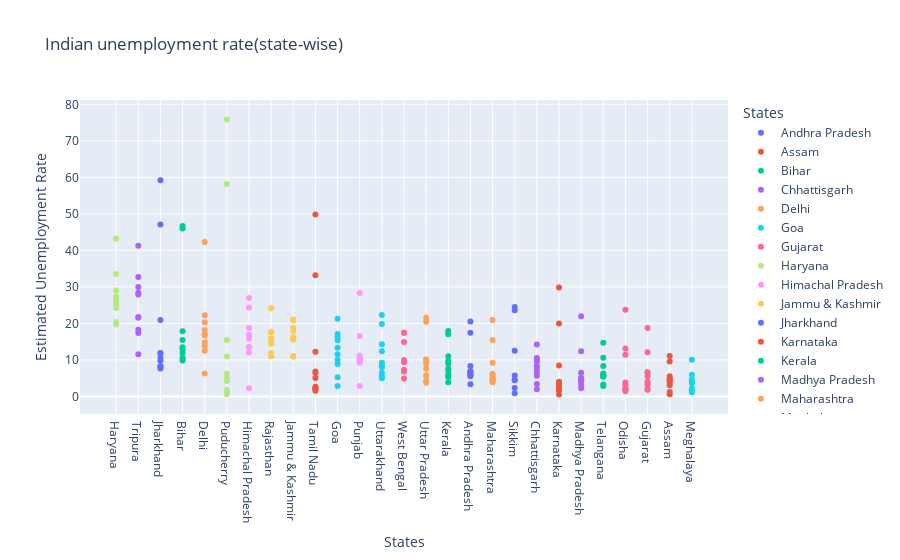

Notebook code for this chart:
### Code cell
fg=px.scatter(dk,x='States',y='Estimated Unemployment Rate',title='Indian unemployment rate(state-wise)',template='plotly',color='States')
fg.update_layout(xaxis={'categoryorder':'total descending'})
fg.show()

### Figure 1 — Plotly figure (JSON) as saved in the notebook; plotly's stock layout.template omitted (floating-point values rounded to 4 significant figures)
{"data": [{"hovertemplate": "States=%{x}<br>Estimated Unemployment Rate=%{y}<extra></extra>", "legendgroup": "Andhra Pradesh", "marker": {"color": "#636efa", "symbol": "circle"}, "mode": "markers", "name": "Andhra Pradesh", "orientation": "v", "showlegend": true, "type": "scatter", "x": ["Andhra Pradesh", "Andhra Pradesh", "Andhra Pradesh", "Andhra Pradesh", "Andhra Pradesh", "Andhra Pradesh", "Andhra Pradesh", "Andhra Pradesh", "Andhra Pradesh", "Andhra Pradesh"], "xaxis": "x", "y": [5.48, 5.83, 5.79, 20.51, 17.43, 3.31, 8.34, 6.96, 6.4, 6.59], "yaxis": "y"}, {"hovertemplate": "States=%{x}<br>Estimated Unemployment Rate=%{y}<extra></extra>", "legendgroup": "Assam", "marker": {"color": "#EF553B", "symbol": "circle"}, "mode": "markers", "name": "Assam", "orientation": "v", "showlegend": true, "type": "scatter", "x": ["Assam", "Assam", "Assam", "Assam", "Assam", "Assam", "Assam", "Assam", "Assam", "Assam"], "xaxis": "x", "y": [4.66, 4.41, 4.77, 11.06, 9.55, 0.6, 3.77, 5.53, 1.19, 3.02], "yaxis": "y"}, {"hovertemplate": "States=%{x}<br>Estimated Unemployment Rate=%{y}<extra></extra>", "legendgroup": "Bihar", "marker": {"color": "#00cc96", "symbol": "circle"}, "mode": "markers", "name": "Bihar", "orientation": "v", "showlegend": true, "type": "scatter", "x": ["Bihar", "Bihar", "Bihar", "Bihar", "Bihar", "Bihar", "Bihar", "Bihar", "Bihar", "Bihar"], "xaxis": "x", "y": [10.61, 10.29, 15.43, 46.64, 45.96, 17.82, 12.79, 13.44, 11.91, 9.82], "yaxis": "y"}, {"hovertemplate": "States=%{x}<br>Estimated Unemployment Rate=%{y}<extra></extra>", "legendgroup": "Chhattisgarh", "marker": {"color": "#ab63fa", "symbol": "circle"}, "mode": "markers", "name": "Chhattisgarh", "orientation": "v", "showlegend": true, "type": "scatter", "x": ["Chhattisgarh", "Chhattisgarh", "Chhattisgarh", "Chhattisgarh", "Chhattisgarh", "Chhattisgarh", "Chhattisgarh", "Chhattisgarh", "Chhattisgarh", "Chhattisgarh"], "xaxis": "x", "y": [9.65, 8.38, 7.54, 3.41, 10.5, 14.23, 10.27, 5.63, 1.96, 6.62], "yaxis": "y"}, {"hovertemplate": "States=%{x}<br>Estimated Unemployment Rate=%{y}<extra></extra>", "legendgroup": "Delhi", "marker": {"color": "#FFA15A", "symbol": "circle"}, "mode": "markers", "name": "Delhi", "orientation": "v", "showlegend": true, "type": "scatter", "x": ["Delhi", "Delhi", "Delhi", "Delhi", "Delhi", "Delhi", "Delhi", "Delhi", "Delhi", "Delhi"], "xaxis": "x", "y": [22.23, 14.84, 17.04, 16.68, 42.27, 18.19, 20.3, 13.79, 12.53, 6.27], "yaxis": "y"}, {"hovertemplate": "States=%{x}<br>Estimated Unemployment Rate=%{y}<extra></extra>", "legendgroup": "Goa", "marker": {"color": "#19d3f3", "symbol": "circle"}, "mode": "markers", "name": "Goa", "orientation": "v", "showlegend": true, "type": "scatter", "x": ["Goa", "Goa", "Goa", "Goa", "Goa", "Goa", "Goa", "Goa", "Goa", "Goa"], "xaxis": "x", "y": [8.89, 2.81, 5.25, 13.31, 21.25, 9.96, 17.07, 16.21, 15.38, 11.54], "yaxis": "y"}, {"hovertemplate": "States=%{x}<br>Estimated Unemployment Rate=%{y}<extra></extra>", "legendgroup": "Gujarat", "marker": {"color": "#FF6692", "symbol": "circle"}, "mode": "markers", "name": "Gujarat", "orientation": "v", "showlegend": true, "type": "scatter", "x": ["Gujarat", "Gujarat", "Gujarat", "Gujarat", "Gujarat", "Gujarat", "Gujarat", "Gujarat", "Gujarat", "Gujarat"], "xaxis": "x", "y": [5.54, 6.38, 6.66, 18.71, 12.11, 3.2, 1.84, 1.87, 3.42, 4.03], "yaxis": "y"}, {"hovertemplate": "States=%{x}<br>Estimated Unemployment Rate=%{y}<extra></extra>", "legendgroup": "Haryana", "marker": {"color": "#B6E880", "symbol": "circle"}, "mode": "markers", "name": "Haryana", "orientation": "v", "showlegend": true, "type": "scatter", "x": ["Haryana", "Haryana", "Haryana", "Haryana", "Haryana", "Haryana", "Haryana", "Haryana", "Haryana", "Haryana"], "xaxis": "x", "y": [20.34, 25.77, 25.05, 43.22, 29.02, 26.7, 24.18, 33.5, 19.68, 27.31], "yaxis": "y"}, {"hovertemplate": "States=%{x}<br>Estimated Unemployment Rate=%{y}<extra></extra>", "legendgroup": "Himachal Pradesh", "marker": {"color": "#FF97FF", "symbol": "circle"}, "mode": "markers", "name": "Himachal Pradesh", "orientation": "v", "showlegend": true, "type": "scatter", "x": ["Himachal Pradesh", "Himachal Pradesh", "Himachal Pradesh", "Himachal Pradesh", "Himachal Pradesh", "Himachal Pradesh", "Himachal Pradesh", "Himachal Pradesh", "Himachal Pradesh", "Himachal Pradesh"], "xaxis": "x", "y": [16.83, 16.84, 18.76, 2.2, 26.95, 13.47, 24.31, 15.79, 12.04, 13.46], "yaxis": "y"}, {"hovertemplate": "States=%{x}<br>Estimated Unemployment Rate=%{y}<extra></extra>", "legendgroup": "Jammu & Kashmir", "marker": {"color": "#FECB52", "symbol": "circle"}, "mode": "markers", "name": "Jammu & Kashmir", "orientation": "v", "showlegend": true, "type": "scatter", "x": ["Jammu & Kashmir", "Jammu & Kashmir", "Jammu & Kashmir", "Jammu & Kashmir", "Jammu & Kashmir", "Jammu & Kashmir", "Jammu & Kashmir", "Jammu & Kashmir", "Jammu & Kashmir"], "xaxis": "x", "y": [21.08, 20.78, 15.5, 18.74, 17.92, 10.88, 11.09, 16.17, 16.14], "yaxis": "y"}, {"hovertemplate": "States=%{x}<br>Estimated Unemployment Rate=%{y}<extra></extra>", "legendgroup": "Jharkhand", "marker": {"color": "#636efa", "symbol": "circle"}, "mode": "markers", "name": "Jharkhand", "orientation": "v", "showlegend": true, "type": "scatter", "x": ["Jharkhand", "Jharkhand", "Jharkhand", "Jharkhand", "Jharkhand", "Jharkhand", "Jharkhand", "Jharkhand", "Jharkhand", "Jharkhand"], "xaxis": "x", "y": [10.61, 11.85, 8.23, 47.09, 59.23, 20.95, 7.63, 9.76, 8.24, 11.8], "yaxis": "y"}, {"hovertemplate": "States=%{x}<br>Estimated Unemployment Rate=%{y}<extra></extra>", "legendgroup": "Karnataka", "marker": {"color": "#EF553B", "symbol": "circle"}, "mode": "markers", "name": "Karnataka", "orientation": "v", "showlegend": true, "type": "scatter", "x": ["Karnataka", "Karnataka", "Karnataka", "Karnataka", "Karnataka", "Karnataka", "Karnataka", "Karnataka", "Karnataka", "Karnataka"], "xaxis": "x", "y": [2.86, 3.61, 3.46, 29.84, 19.97, 8.44, 4.01, 0.5, 2.41, 1.58], "yaxis": "y"}, {"hovertemplate": "States=%{x}<br>Estimated Unemployment Rate=%{y}<extra></extra>", "legendgroup": "Kerala", "marker": {"color": "#00cc96", "symbol": "circle"}, "mode": "markers", "name": "Kerala", "orientation": "v", "showlegend": true, "type": "scatter", "x": ["Kerala", "Kerala", "Kerala", "Kerala", "Kerala", "Kerala", "Kerala", "Kerala", "Kerala", "Kerala"], "xaxis": "x", "y": [5.31, 7.6, 8.99, 16.99, 17.88, 9.71, 7.09, 10.98, 5.91, 3.88], "yaxis": "y"}, {"hovertemplate": "States=%{x}<br>Estimated Unemployment Rate=%{y}<extra></extra>", "legendgroup": "Madhya Pradesh", "marker": {"color": "#ab63fa", "symbol": "circle"}, "mode": "markers", "name": "Madhya Pradesh", "orientation": "v", "showlegend": true, "type": "scatter", "x": ["Madhya Pradesh", "Madhya Pradesh", "Madhya Pradesh", "Madhya Pradesh", "Madhya Pradesh", "Madhya Pradesh", "Madhya Pradesh", "Madhya Pradesh", "Madhya Pradesh", "Madhya Pradesh"], "xaxis": "x", "y": [4.11, 4.57, 2.22, 12.36, 21.98, 6.48, 5.08, 4.7, 3.91, 3.13], "yaxis": "y"}, {"hovertemplate": "States=%{x}<br>Estimated Unemployment Rate=%{y}<extra></extra>", "legendgroup": "Maharashtra", "marker": {"color": "#FFA15A", "symbol": "circle"}, "mode": "markers", "name": "Maharashtra", "orientation": "v", "showlegend": true, "type": "scatter", "x": ["Maharashtra", "Maharashtra", "Maharashtra", "Maharashtra", "Maharashtra", "Maharashtra", "Maharashtra", "Maharashtra", "Maharashtra", "Maharashtra"], "xaxis": "x", "y": [4.95, 4.69, 5.79, 20.9, 15.46, 9.23, 3.89, 6.23, 4.55, 4.1], "yaxis": "y"}, {"hovertemplate": "States=%{x}<br>Estimated Unemployment Rate=%{y}<extra></extra>", "legendgroup": "Meghalaya", "marker": {"color": "#19d3f3", "symbol": "circle"}, "mode": "markers", "name": "Meghalaya", "orientation": "v", "showlegend": true, "type": "scatter", "x": ["Meghalaya", "Meghalaya", "Meghalaya", "Meghalaya", "Meghalaya", "Meghalaya", "Meghalaya", "Meghalaya", "Meghalaya", "Meghalaya"], "xaxis": "x", "y": [1.66, 3.59, 1.58, 10.03, 5.92, 1.15, 2.1, 3.74, 4.29, 4.6], "yaxis": "y"}, {"hovertemplate": "States=%{x}<br>Estimated Unemployment Rate=%{y}<extra></extra>", "legendgroup": "Odisha", "marker": {"color": "#FF6692", "symbol": "circle"}, "mode": "markers", "name": "Odisha", "orientation": "v", "showlegend": true, "type": "scatter", "x": ["Odisha", "Odisha", "Odisha", "Odisha", "Odisha", "Odisha", "Odisha", "Odisha", "Odisha", "Odisha"], "xaxis": "x", "y": [1.9, 3.12, 13.08, 23.76, 11.41, 3.77, 1.88, 1.42, 2.1, 2.18], "yaxis": "y"}, {"hovertemplate": "States=%{x}<br>Estimated Unemployment Rate=%{y}<extra></extra>", "legendgroup": "Puducherry", "marker": {"color": "#B6E880", "symbol": "circle"}, "mode": "markers", "name": "Puducherry", "orientation": "v", "showlegend": true, "type": "scatter", "x": ["Puducherry", "Puducherry", "Puducherry", "Puducherry", "Puducherry", "Puducherry", "Puducherry", "Puducherry", "Puducherry", "Puducherry"], "xaxis": "x", "y": [0.58, 1.76, 1.2, 75.85, 58.19, 4.24, 15.47, 5.05, 10.9, 6.18], "yaxis": "y"}, {"hovertemplate": "States=%{x}<br>Estimated Unemployment Rate=%{y}<extra></extra>", "legendgroup": "Punjab", "marker": {"color": "#FF97FF", "symbol": "circle"}, "mode": "markers", "name": "Punjab", "orientation": "v", "showlegend": true, "type": "scatter", "x": ["Punjab", "Punjab", "Punjab", "Punjab", "Punjab", "Punjab", "Punjab", "Punjab", "Punjab", "Punjab"], "xaxis": "x", "y": [11.11, 10.97, 10.32, 2.86, 28.33, 16.55, 9.19, 10.99, 9.61, 9.88], "yaxis": "y"}, {"hovertemplate": "States=%{x}<br>Estimated Unemployment Rate=%{y}<extra></extra>", "legendgroup": "Rajasthan", "marker": {"color": "#FECB52", "symbol": "circle"}, "mode": "markers", "name": "Rajasthan", "orientation": "v", "showlegend": true, "type": "scatter", "x": ["Rajasthan", "Rajasthan", "Rajasthan", "Rajasthan", "Rajasthan", "Rajasthan", "Rajasthan", "Rajasthan", "Rajasthan", "Rajasthan"], "xaxis": "x", "y": [10.97, 15.16, 11.9, 17.7, 15.74, 14.39, 15.81, 17.51, 15.35, 24.15], "yaxis": "y"}, {"hovertemplate": "States=%{x}<br>Estimated Unemployment Rate=%{y}<extra></extra>", "legendgroup": "Sikkim", "marker": {"color": "#636efa", "symbol": "circle"}, "mode": "markers", "name": "Sikkim", "orientation": "v", "showlegend": true, "type": "scatter", "x": ["Sikkim", "Sikkim", "Sikkim", "Sikkim", "Sikkim", "Sikkim", "Sikkim", "Sikkim"], "xaxis": "x", "y": [23.57, 2.28, 24.51, 4.46, 4.45, 12.49, 5.7, 0.88], "yaxis": "y"}, {"hovertemplate": "States=%{x}<br>Estimated Unemployment Rate=%{y}<extra></extra>", "legendgroup": "Tamil Nadu", "marker": {"color": "#EF553B", "symbol": "circle"}, "mode": "markers", "name": "Tamil Nadu", "orientation": "v", "showlegend": true, "type": "scatter", "x": ["Tamil Nadu", "Tamil Nadu", "Tamil Nadu", "Tamil Nadu", "Tamil Nadu", "Tamil Nadu", "Tamil Nadu", "Tamil Nadu", "Tamil Nadu", "Tamil Nadu"], "xaxis": "x", "y": [1.57, 2.09, 6.4, 49.83, 33.16, 12.2, 6.81, 2.65, 5, 2.16], "yaxis": "y"}, {"hovertemplate": "States=%{x}<br>Estimated Unemployment Rate=%{y}<extra></extra>", "legendgroup": "Telangana", "marker": {"color": "#00cc96", "symbol": "circle"}, "mode": "markers", "name": "Telangana", "orientation": "v", "showlegend": true, "type": "scatter", "x": ["Telangana", "Telangana", "Telangana", "Telangana", "Telangana", "Telangana", "Telangana", "Telangana", "Telangana", "Telangana"], "xaxis": "x", "y": [5.49, 8.29, 5.77, 6.25, 14.7, 10.55, 5.36, 5.79, 3.27, 2.86], "yaxis": "y"}, {"hovertemplate": "States=%{x}<br>Estimated Unemployment Rate=%{y}<extra></extra>", "legendgroup": "Tripura", "marker": {"color": "#ab63fa", "symbol": "circle"}, "mode": "markers", "name": "Tripura", "orientation": "v", "showlegend": true, "type": "scatter", "x": ["Tripura", "Tripura", "Tripura", "Tripura", "Tripura", "Tripura", "Tripura", "Tripura", "Tripura", "Tripura"], "xaxis": "x", "y": [32.67, 28.4, 29.95, 41.23, 21.51, 21.71, 18.24, 27.92, 17.35, 11.57], "yaxis": "y"}, {"hovertemplate": "States=%{x}<br>Estimated Unemployment Rate=%{y}<extra></extra>", "legendgroup": "Uttar Pradesh", "marker": {"color": "#FFA15A", "symbol": "circle"}, "mode": "markers", "name": "Uttar Pradesh", "orientation": "v", "showlegend": true, "type": "scatter", "x": ["Uttar Pradesh", "Uttar Pradesh", "Uttar Pradesh", "Uttar Pradesh", "Uttar Pradesh", "Uttar Pradesh", "Uttar Pradesh", "Uttar Pradesh", "Uttar Pradesh", "Uttar Pradesh"], "xaxis": "x", "y": [7.58, 8.98, 10.11, 21.54, 20.41, 9.47, 5.56, 5.79, 4.18, 3.75], "yaxis": "y"}, {"hovertemplate": "States=%{x}<br>Estimated Unemployment Rate=%{y}<extra></extra>", "legendgroup": "Uttarakhand", "marker": {"color": "#19d3f3", "symbol": "circle"}, "mode": "markers", "name": "Uttarakhand", "orientation": "v", "showlegend": true, "type": "scatter", "x": ["Uttarakhand", "Uttarakhand", "Uttarakhand", "Uttarakhand", "Uttarakhand", "Uttarakhand", "Uttarakhand", "Uttarakhand", "Uttarakhand", "Uttarakhand"], "xaxis": "x", "y": [5.49, 4.99, 19.85, 6.48, 8.01, 8.61, 12.38, 14.26, 22.26, 9.23], "yaxis": "y"}, {"hovertemplate": "States=%{x}<br>Estimated Unemployment Rate=%{y}<extra></extra>", "legendgroup": "West Bengal", "marker": {"color": "#FF6692", "symbol": "circle"}, "mode": "markers", "name": "West Bengal", "orientation": "v", "showlegend": true, "type": "scatter", "x": ["West Bengal", "West Bengal", "West Bengal", "West Bengal", "West Bengal", "West Bengal", "West Bengal", "West Bengal", "West Bengal", "West Bengal"], "xaxis": "x", "y": [6.94, 4.92, 6.92, 17.41, 17.41, 7.29, 6.83, 14.87, 9.35, 9.98], "yaxis": "y"}], "layout": {"legend": {"title": {"text": "States"}, "tracegroupgap": 0}, "title": {"text": "Indian unemployment rate(state-wise)"}, "xaxis": {"anchor": "y", "categoryarray": ["Andhra Pradesh", "Assam", "Bihar", "Chhattisgarh", "Delhi", "Goa", "Gujarat", "Haryana", "Himachal Pradesh", "Jammu & Kashmir", "Jharkhand", "Karnataka", "Kerala", "Madhya Pradesh", "Maharashtra", "Meghalaya", "Odisha", "Puducherry", "Punjab", "Rajasthan", "Sikkim", "Tamil Nadu", "Telangana", "Tripura", "Uttar Pradesh", "Uttarakhand", "West Bengal"], "categoryorder": "total descending", "domain": [0, 1], "title": {"text": "States"}}, "yaxis": {"anchor": "x", "domain": [0, 1], "title": {"text": "Estimated Unemployment Rate"}}}}
